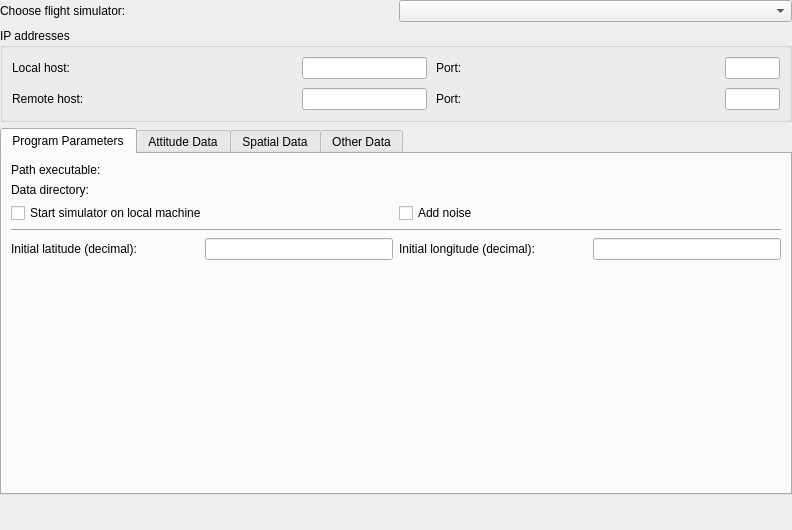
<?xml version="1.0" encoding="UTF-8"?>
<ui version="4.0">
 <class>HITLOptionsPage</class>
 <widget class="QWidget" name="HITLOptionsPage">
  <property name="geometry">
   <rect>
    <x>0</x>
    <y>0</y>
    <width>792</width>
    <height>530</height>
   </rect>
  </property>
  <property name="sizePolicy">
   <sizepolicy hsizetype="Preferred" vsizetype="Preferred">
    <horstretch>0</horstretch>
    <verstretch>0</verstretch>
   </sizepolicy>
  </property>
  <property name="minimumSize">
   <size>
    <width>0</width>
    <height>0</height>
   </size>
  </property>
  <property name="windowTitle">
   <string>Form</string>
  </property>
  <layout class="QVBoxLayout" name="verticalLayout">
   <property name="spacing">
    <number>6</number>
   </property>
   <property name="sizeConstraint">
    <enum>QLayout::SetDefaultConstraint</enum>
   </property>
   <property name="margin">
    <number>0</number>
   </property>
   <item>
    <layout class="QHBoxLayout" name="horizontalLayout">
     <item>
      <widget class="QLabel" name="chooseFlightSimulatorLabel">
       <property name="text">
        <string>Choose flight simulator:</string>
       </property>
      </widget>
     </item>
     <item>
      <widget class="QComboBox" name="chooseFlightSimulator">
       <property name="sizePolicy">
        <sizepolicy hsizetype="Preferred" vsizetype="Fixed">
         <horstretch>0</horstretch>
         <verstretch>0</verstretch>
        </sizepolicy>
       </property>
      </widget>
     </item>
    </layout>
   </item>
   <item>
    <widget class="QGroupBox" name="groupBox_3">
     <property name="sizePolicy">
      <sizepolicy hsizetype="Preferred" vsizetype="Preferred">
       <horstretch>0</horstretch>
       <verstretch>0</verstretch>
      </sizepolicy>
     </property>
     <property name="minimumSize">
      <size>
       <width>0</width>
       <height>0</height>
      </size>
     </property>
     <property name="maximumSize">
      <size>
       <width>16777215</width>
       <height>16777215</height>
      </size>
     </property>
     <property name="title">
      <string>IP addresses</string>
     </property>
     <layout class="QVBoxLayout" name="verticalLayout_10">
      <property name="spacing">
       <number>9</number>
      </property>
      <item>
       <layout class="QHBoxLayout" name="horizontalLayout_7">
        <item>
         <widget class="QLabel" name="label_6">
          <property name="text">
           <string>Local host:    </string>
          </property>
         </widget>
        </item>
        <item>
         <widget class="QLineEdit" name="hostAddress">
          <property name="sizePolicy">
           <sizepolicy hsizetype="Fixed" vsizetype="Fixed">
            <horstretch>0</horstretch>
            <verstretch>0</verstretch>
           </sizepolicy>
          </property>
          <property name="maximumSize">
           <size>
            <width>125</width>
            <height>16777215</height>
           </size>
          </property>
          <property name="toolTip">
           <string>For communication with sim computer via network. Should be the IP address of one of the interfaces of the GCS computer.</string>
          </property>
          <property name="text">
           <string/>
          </property>
          <property name="alignment">
           <set>Qt::AlignRight|Qt::AlignTrailing|Qt::AlignVCenter</set>
          </property>
         </widget>
        </item>
        <item>
         <widget class="QLabel" name="label_5">
          <property name="text">
           <string>Port:</string>
          </property>
         </widget>
        </item>
        <item>
         <widget class="QLineEdit" name="inputPort">
          <property name="sizePolicy">
           <sizepolicy hsizetype="Fixed" vsizetype="Fixed">
            <horstretch>0</horstretch>
            <verstretch>0</verstretch>
           </sizepolicy>
          </property>
          <property name="maximumSize">
           <size>
            <width>55</width>
            <height>16777215</height>
           </size>
          </property>
          <property name="toolTip">
           <string>IP port for receiving data from sim</string>
          </property>
          <property name="text">
           <string/>
          </property>
          <property name="alignment">
           <set>Qt::AlignRight|Qt::AlignTrailing|Qt::AlignVCenter</set>
          </property>
         </widget>
        </item>
       </layout>
      </item>
      <item>
       <layout class="QHBoxLayout" name="horizontalLayout_8">
        <item>
         <widget class="QLabel" name="label_9">
          <property name="text">
           <string>Remote host:</string>
          </property>
         </widget>
        </item>
        <item>
         <widget class="QLineEdit" name="remoteAddress">
          <property name="sizePolicy">
           <sizepolicy hsizetype="Fixed" vsizetype="Fixed">
            <horstretch>0</horstretch>
            <verstretch>0</verstretch>
           </sizepolicy>
          </property>
          <property name="maximumSize">
           <size>
            <width>125</width>
            <height>16777215</height>
           </size>
          </property>
          <property name="toolTip">
           <string>Only required if running simulator on remote machine. Should be the IP of the machine on which the simulator is running.</string>
          </property>
          <property name="alignment">
           <set>Qt::AlignRight|Qt::AlignTrailing|Qt::AlignVCenter</set>
          </property>
         </widget>
        </item>
        <item>
         <widget class="QLabel" name="label_4">
          <property name="text">
           <string>Port:</string>
          </property>
         </widget>
        </item>
        <item>
         <widget class="QLineEdit" name="outputPort">
          <property name="sizePolicy">
           <sizepolicy hsizetype="Fixed" vsizetype="Fixed">
            <horstretch>0</horstretch>
            <verstretch>0</verstretch>
           </sizepolicy>
          </property>
          <property name="maximumSize">
           <size>
            <width>55</width>
            <height>16777215</height>
           </size>
          </property>
          <property name="toolTip">
           <string>IP port for sending data to sim</string>
          </property>
          <property name="alignment">
           <set>Qt::AlignRight|Qt::AlignTrailing|Qt::AlignVCenter</set>
          </property>
         </widget>
        </item>
       </layout>
      </item>
     </layout>
    </widget>
   </item>
   <item>
    <widget class="QTabWidget" name="tabWidget">
     <property name="currentIndex">
      <number>0</number>
     </property>
     <widget class="QWidget" name="tab_1">
      <attribute name="title">
       <string>Program Parameters</string>
      </attribute>
      <layout class="QVBoxLayout" name="verticalLayout_11">
       <item>
        <layout class="QVBoxLayout" name="verticalLayout_12">
         <item>
          <layout class="QGridLayout" name="gridLayout_3">
           <property name="bottomMargin">
            <number>0</number>
           </property>
           <property name="verticalSpacing">
            <number>6</number>
           </property>
           <item row="0" column="0">
            <widget class="QLabel" name="label">
             <property name="sizePolicy">
              <sizepolicy hsizetype="Preferred" vsizetype="Preferred">
               <horstretch>0</horstretch>
               <verstretch>0</verstretch>
              </sizepolicy>
             </property>
             <property name="maximumSize">
              <size>
               <width>110</width>
               <height>16777215</height>
              </size>
             </property>
             <property name="text">
              <string>Path executable:</string>
             </property>
            </widget>
           </item>
           <item row="0" column="1">
            <widget class="Utils::PathChooser" name="executablePath" native="true">
             <property name="sizePolicy">
              <sizepolicy hsizetype="MinimumExpanding" vsizetype="Preferred">
               <horstretch>0</horstretch>
               <verstretch>0</verstretch>
              </sizepolicy>
             </property>
            </widget>
           </item>
           <item row="1" column="0">
            <widget class="QLabel" name="label_2">
             <property name="sizePolicy">
              <sizepolicy hsizetype="Preferred" vsizetype="Fixed">
               <horstretch>0</horstretch>
               <verstretch>0</verstretch>
              </sizepolicy>
             </property>
             <property name="maximumSize">
              <size>
               <width>16777215</width>
               <height>16777215</height>
              </size>
             </property>
             <property name="text">
              <string>Data directory:</string>
             </property>
            </widget>
           </item>
           <item row="1" column="1">
            <layout class="QHBoxLayout" name="horizontalLayout_11">
             <item>
              <widget class="Utils::PathChooser" name="dataPath" native="true">
               <property name="sizePolicy">
                <sizepolicy hsizetype="MinimumExpanding" vsizetype="Preferred">
                 <horstretch>0</horstretch>
                 <verstretch>0</verstretch>
                </sizepolicy>
               </property>
              </widget>
             </item>
            </layout>
           </item>
          </layout>
         </item>
         <item>
          <layout class="QHBoxLayout" name="horizontalLayout_13">
           <item>
            <widget class="QCheckBox" name="startSim">
             <property name="sizePolicy">
              <sizepolicy hsizetype="Preferred" vsizetype="Preferred">
               <horstretch>0</horstretch>
               <verstretch>0</verstretch>
              </sizepolicy>
             </property>
             <property name="toolTip">
              <string>Check this box to start the simulator on the local computer</string>
             </property>
             <property name="text">
              <string>Start simulator on local machine</string>
             </property>
            </widget>
           </item>
           <item>
            <widget class="QCheckBox" name="noiseCheckBox">
             <property name="sizePolicy">
              <sizepolicy hsizetype="Preferred" vsizetype="Preferred">
               <horstretch>0</horstretch>
               <verstretch>0</verstretch>
              </sizepolicy>
             </property>
             <property name="toolTip">
              <string>Add noise to sensor simulation</string>
             </property>
             <property name="text">
              <string>Add noise</string>
             </property>
            </widget>
           </item>
          </layout>
         </item>
         <item>
          <widget class="Line" name="line">
           <property name="orientation">
            <enum>Qt::Horizontal</enum>
           </property>
          </widget>
         </item>
         <item>
          <layout class="QHBoxLayout" name="horizontalLayout_12">
           <property name="margin">
            <number>0</number>
           </property>
           <item>
            <widget class="QLabel" name="label_13">
             <property name="text">
              <string>Initial latitude (decimal):</string>
             </property>
            </widget>
           </item>
           <item>
            <widget class="QLineEdit" name="latitude">
             <property name="sizePolicy">
              <sizepolicy hsizetype="Preferred" vsizetype="Preferred">
               <horstretch>0</horstretch>
               <verstretch>0</verstretch>
              </sizepolicy>
             </property>
             <property name="maximumSize">
              <size>
               <width>16777215</width>
               <height>16777215</height>
              </size>
             </property>
             <property name="text">
              <string/>
             </property>
             <property name="alignment">
              <set>Qt::AlignRight|Qt::AlignTrailing|Qt::AlignVCenter</set>
             </property>
            </widget>
           </item>
           <item>
            <widget class="QLabel" name="label_14">
             <property name="text">
              <string>Initial longitude (decimal):</string>
             </property>
            </widget>
           </item>
           <item>
            <widget class="QLineEdit" name="longitude">
             <property name="sizePolicy">
              <sizepolicy hsizetype="Preferred" vsizetype="Preferred">
               <horstretch>0</horstretch>
               <verstretch>0</verstretch>
              </sizepolicy>
             </property>
             <property name="maximumSize">
              <size>
               <width>16777215</width>
               <height>16777215</height>
              </size>
             </property>
             <property name="text">
              <string/>
             </property>
             <property name="alignment">
              <set>Qt::AlignRight|Qt::AlignTrailing|Qt::AlignVCenter</set>
             </property>
            </widget>
           </item>
          </layout>
         </item>
        </layout>
       </item>
       <item>
        <spacer name="verticalSpacer_3">
         <property name="orientation">
          <enum>Qt::Vertical</enum>
         </property>
         <property name="sizeHint" stdset="0">
          <size>
           <width>20</width>
           <height>40</height>
          </size>
         </property>
        </spacer>
       </item>
      </layout>
     </widget>
     <widget class="QWidget" name="tab_2">
      <attribute name="title">
       <string>Attitude Data</string>
      </attribute>
      <layout class="QVBoxLayout" name="verticalLayout_14">
       <item>
        <layout class="QVBoxLayout" name="verticalLayout_13">
         <property name="bottomMargin">
          <number>0</number>
         </property>
         <item>
          <widget class="QGroupBox" name="attRawCheckbox">
           <property name="enabled">
            <bool>true</bool>
           </property>
           <property name="title">
            <string>AttitudeRaw (gyro, accels)</string>
           </property>
           <property name="flat">
            <bool>true</bool>
           </property>
           <property name="checkable">
            <bool>true</bool>
           </property>
           <property name="checked">
            <bool>false</bool>
           </property>
           <layout class="QHBoxLayout" name="horizontalLayout_4">
            <property name="spacing">
             <number>6</number>
            </property>
            <property name="topMargin">
             <number>9</number>
            </property>
            <property name="rightMargin">
             <number>9</number>
            </property>
            <property name="bottomMargin">
             <number>9</number>
            </property>
            <item>
             <widget class="QLabel" name="label_8">
              <property name="sizePolicy">
               <sizepolicy hsizetype="Preferred" vsizetype="Fixed">
                <horstretch>0</horstretch>
                <verstretch>0</verstretch>
               </sizepolicy>
              </property>
              <property name="text">
               <string>Refresh rate:</string>
              </property>
             </widget>
            </item>
            <item>
             <widget class="QSpinBox" name="attRawRateSpinbox">
              <property name="enabled">
               <bool>true</bool>
              </property>
              <property name="sizePolicy">
               <sizepolicy hsizetype="Preferred" vsizetype="Fixed">
                <horstretch>0</horstretch>
                <verstretch>0</verstretch>
               </sizepolicy>
              </property>
              <property name="toolTip">
               <string>0 - update once, or every N seconds</string>
              </property>
              <property name="suffix">
               <string>ms</string>
              </property>
              <property name="minimum">
               <number>10</number>
              </property>
              <property name="maximum">
               <number>100</number>
              </property>
              <property name="value">
               <number>20</number>
              </property>
             </widget>
            </item>
           </layout>
          </widget>
         </item>
         <item>
          <widget class="QGroupBox" name="attActualCheckbox">
           <property name="enabled">
            <bool>true</bool>
           </property>
           <property name="title">
            <string>AttitudeActual</string>
           </property>
           <property name="flat">
            <bool>true</bool>
           </property>
           <property name="checkable">
            <bool>true</bool>
           </property>
           <property name="checked">
            <bool>true</bool>
           </property>
           <layout class="QVBoxLayout" name="verticalLayout_4">
            <property name="spacing">
             <number>6</number>
            </property>
            <property name="topMargin">
             <number>9</number>
            </property>
            <property name="rightMargin">
             <number>9</number>
            </property>
            <property name="bottomMargin">
             <number>9</number>
            </property>
            <item>
             <widget class="QRadioButton" name="attActSim">
              <property name="font">
               <font>
                <weight>75</weight>
                <bold>true</bold>
               </font>
              </property>
              <property name="toolTip">
               <string/>
              </property>
              <property name="text">
               <string>use values from simulator</string>
              </property>
              <property name="checked">
               <bool>true</bool>
              </property>
             </widget>
            </item>
            <item>
             <widget class="QRadioButton" name="attActHW">
              <property name="text">
               <string>send simulated inertial data to board</string>
              </property>
             </widget>
            </item>
            <item>
             <widget class="QRadioButton" name="attActCalc">
              <property name="toolTip">
               <string/>
              </property>
              <property name="text">
               <string>calculate from simulated sensor data</string>
              </property>
             </widget>
            </item>
           </layout>
          </widget>
         </item>
         <item>
          <spacer name="verticalSpacer">
           <property name="orientation">
            <enum>Qt::Vertical</enum>
           </property>
           <property name="sizeHint" stdset="0">
            <size>
             <width>20</width>
             <height>40</height>
            </size>
           </property>
          </spacer>
         </item>
        </layout>
       </item>
      </layout>
     </widget>
     <widget class="QWidget" name="tab_3">
      <attribute name="title">
       <string>Spatial Data</string>
      </attribute>
      <layout class="QVBoxLayout" name="verticalLayout_16">
       <item>
        <layout class="QVBoxLayout" name="verticalLayout_15">
         <property name="bottomMargin">
          <number>0</number>
         </property>
         <item>
          <widget class="QGroupBox" name="groundTruthCheckbox">
           <property name="title">
            <string>Ground truth position and velocity</string>
           </property>
           <property name="flat">
            <bool>true</bool>
           </property>
           <property name="checkable">
            <bool>true</bool>
           </property>
           <property name="checked">
            <bool>true</bool>
           </property>
           <layout class="QHBoxLayout" name="horizontalLayout_2">
            <property name="spacing">
             <number>6</number>
            </property>
            <property name="topMargin">
             <number>9</number>
            </property>
            <property name="rightMargin">
             <number>9</number>
            </property>
            <property name="bottomMargin">
             <number>9</number>
            </property>
            <item>
             <widget class="QLabel" name="label_7">
              <property name="text">
               <string>Refresh rate:</string>
              </property>
             </widget>
            </item>
            <item>
             <widget class="QSpinBox" name="groundTruthRateSpinbox">
              <property name="enabled">
               <bool>true</bool>
              </property>
              <property name="toolTip">
               <string>0 - update once, or every N seconds</string>
              </property>
              <property name="suffix">
               <string>ms</string>
              </property>
              <property name="minimum">
               <number>1</number>
              </property>
              <property name="maximum">
               <number>5000</number>
              </property>
              <property name="singleStep">
               <number>100</number>
              </property>
              <property name="value">
               <number>100</number>
              </property>
             </widget>
            </item>
           </layout>
          </widget>
         </item>
         <item>
          <widget class="QGroupBox" name="gpsPositionCheckbox">
           <property name="title">
            <string>GPS data</string>
           </property>
           <property name="flat">
            <bool>true</bool>
           </property>
           <property name="checkable">
            <bool>true</bool>
           </property>
           <property name="checked">
            <bool>false</bool>
           </property>
           <layout class="QHBoxLayout" name="horizontalLayout_5">
            <property name="spacing">
             <number>6</number>
            </property>
            <property name="topMargin">
             <number>9</number>
            </property>
            <property name="rightMargin">
             <number>9</number>
            </property>
            <property name="bottomMargin">
             <number>9</number>
            </property>
            <item>
             <widget class="QLabel" name="label_10">
              <property name="enabled">
               <bool>true</bool>
              </property>
              <property name="text">
               <string>Refresh rate:</string>
              </property>
             </widget>
            </item>
            <item>
             <widget class="QSpinBox" name="gpsPosRateSpinbox">
              <property name="enabled">
               <bool>true</bool>
              </property>
              <property name="toolTip">
               <string>0 - update once, or every N seconds</string>
              </property>
              <property name="suffix">
               <string>ms</string>
              </property>
              <property name="minimum">
               <number>1</number>
              </property>
              <property name="maximum">
               <number>5000</number>
              </property>
              <property name="singleStep">
               <number>100</number>
              </property>
              <property name="value">
               <number>100</number>
              </property>
             </widget>
            </item>
           </layout>
          </widget>
         </item>
         <item>
          <spacer name="verticalSpacer_2">
           <property name="orientation">
            <enum>Qt::Vertical</enum>
           </property>
           <property name="sizeHint" stdset="0">
            <size>
             <width>20</width>
             <height>40</height>
            </size>
           </property>
          </spacer>
         </item>
        </layout>
       </item>
      </layout>
     </widget>
     <widget class="QWidget" name="tab_4">
      <attribute name="title">
       <string>Other Data</string>
      </attribute>
      <layout class="QVBoxLayout" name="verticalLayout_9">
       <item>
        <layout class="QVBoxLayout" name="verticalLayout_2">
         <property name="bottomMargin">
          <number>0</number>
         </property>
         <item>
          <widget class="QGroupBox" name="airspeedActualCheckbox">
           <property name="minimumSize">
            <size>
             <width>0</width>
             <height>0</height>
            </size>
           </property>
           <property name="title">
            <string>AirspeedActual</string>
           </property>
           <property name="flat">
            <bool>true</bool>
           </property>
           <property name="checkable">
            <bool>true</bool>
           </property>
           <layout class="QHBoxLayout" name="horizontalLayout_9">
            <property name="spacing">
             <number>6</number>
            </property>
            <item>
             <widget class="QLabel" name="label_15">
              <property name="text">
               <string>Refresh rate:</string>
              </property>
             </widget>
            </item>
            <item>
             <widget class="QSpinBox" name="airspeedRateSpinbox">
              <property name="toolTip">
               <string>0 - update once, or every N seconds</string>
              </property>
              <property name="suffix">
               <string>ms</string>
              </property>
              <property name="maximum">
               <number>5000</number>
              </property>
              <property name="value">
               <number>100</number>
              </property>
             </widget>
            </item>
           </layout>
          </widget>
         </item>
         <item>
          <widget class="QGroupBox" name="baroAltitudeCheckbox">
           <property name="enabled">
            <bool>false</bool>
           </property>
           <property name="title">
            <string>BaroAltitude</string>
           </property>
           <property name="flat">
            <bool>true</bool>
           </property>
           <property name="checkable">
            <bool>true</bool>
           </property>
           <property name="checked">
            <bool>false</bool>
           </property>
           <layout class="QVBoxLayout" name="verticalLayout_6">
            <property name="spacing">
             <number>6</number>
            </property>
            <property name="margin">
             <number>9</number>
            </property>
            <item>
             <layout class="QGridLayout" name="gridLayout_2">
              <item row="0" column="0">
               <widget class="QLabel" name="label_11">
                <property name="text">
                 <string>Range detection:</string>
                </property>
               </widget>
              </item>
              <item row="0" column="1">
               <widget class="QSpinBox" name="sonarMaxAlt">
                <property name="suffix">
                 <string>m</string>
                </property>
                <property name="minimum">
                 <number>1</number>
                </property>
                <property name="maximum">
                 <number>10</number>
                </property>
                <property name="value">
                 <number>5</number>
                </property>
               </widget>
              </item>
              <item row="1" column="0">
               <widget class="QLabel" name="label_12">
                <property name="text">
                 <string>Refresh rate:</string>
                </property>
               </widget>
              </item>
              <item row="1" column="1">
               <widget class="QSpinBox" name="baroAltRateSpinbox">
                <property name="toolTip">
                 <string>0 - update once, or every N seconds</string>
                </property>
                <property name="suffix">
                 <string>ms</string>
                </property>
                <property name="minimum">
                 <number>20</number>
                </property>
                <property name="maximum">
                 <number>2000</number>
                </property>
                <property name="singleStep">
                 <number>10</number>
                </property>
                <property name="value">
                 <number>250</number>
                </property>
               </widget>
              </item>
             </layout>
            </item>
           </layout>
          </widget>
         </item>
         <item>
          <widget class="QGroupBox" name="inputCommandCheckbox">
           <property name="enabled">
            <bool>true</bool>
           </property>
           <property name="title">
            <string>Map transmitter commands...</string>
           </property>
           <property name="flat">
            <bool>true</bool>
           </property>
           <property name="checkable">
            <bool>true</bool>
           </property>
           <property name="checked">
            <bool>true</bool>
           </property>
           <layout class="QVBoxLayout" name="verticalLayout_5">
            <property name="spacing">
             <number>6</number>
            </property>
            <property name="topMargin">
             <number>9</number>
            </property>
            <property name="rightMargin">
             <number>9</number>
            </property>
            <property name="bottomMargin">
             <number>9</number>
            </property>
            <item>
             <widget class="QRadioButton" name="manualControlRadioButton">
              <property name="enabled">
               <bool>true</bool>
              </property>
              <property name="font">
               <font>
                <weight>75</weight>
                <bold>true</bold>
               </font>
              </property>
              <property name="text">
               <string>from hardware to simulator (via ManualCtrl)</string>
              </property>
              <property name="checked">
               <bool>true</bool>
              </property>
             </widget>
            </item>
            <item>
             <widget class="QRadioButton" name="gcsReceiverRadioButton">
              <property name="text">
               <string>from simulator to hardware (via GCSReceiver)</string>
              </property>
              <property name="checked">
               <bool>false</bool>
              </property>
             </widget>
            </item>
           </layout>
          </widget>
         </item>
         <item>
          <layout class="QHBoxLayout" name="horizontalLayout_6">
           <property name="spacing">
            <number>6</number>
           </property>
           <item>
            <widget class="QLabel" name="label_3">
             <property name="text">
              <string>Maximum GCS to hardware output rate:</string>
             </property>
            </widget>
           </item>
           <item>
            <widget class="QSpinBox" name="minOutputPeriodSpinbox">
             <property name="enabled">
              <bool>true</bool>
             </property>
             <property name="toolTip">
              <string>Set the maximum rate at which GCS sends simulator data to the hardware</string>
             </property>
             <property name="suffix">
              <string>ms</string>
             </property>
             <property name="minimum">
              <number>10</number>
             </property>
             <property name="maximum">
              <number>500</number>
             </property>
             <property name="singleStep">
              <number>5</number>
             </property>
             <property name="value">
              <number>100</number>
             </property>
            </widget>
           </item>
          </layout>
         </item>
         <item>
          <spacer name="verticalSpacer_4">
           <property name="orientation">
            <enum>Qt::Vertical</enum>
           </property>
           <property name="sizeHint" stdset="0">
            <size>
             <width>20</width>
             <height>40</height>
            </size>
           </property>
          </spacer>
         </item>
        </layout>
       </item>
      </layout>
     </widget>
    </widget>
   </item>
   <item>
    <spacer name="verticalSpacer_5">
     <property name="orientation">
      <enum>Qt::Vertical</enum>
     </property>
     <property name="sizeType">
      <enum>QSizePolicy::Expanding</enum>
     </property>
     <property name="sizeHint" stdset="0">
      <size>
       <width>20</width>
       <height>40</height>
      </size>
     </property>
    </spacer>
   </item>
  </layout>
 </widget>
 <customwidgets>
  <customwidget>
   <class>Utils::PathChooser</class>
   <extends>QWidget</extends>
   <header>utils/pathchooser.h</header>
   <container>1</container>
  </customwidget>
 </customwidgets>
 <tabstops>
  <tabstop>chooseFlightSimulator</tabstop>
  <tabstop>hostAddress</tabstop>
  <tabstop>inputPort</tabstop>
  <tabstop>remoteAddress</tabstop>
  <tabstop>outputPort</tabstop>
 </tabstops>
 <resources/>
 <connections/>
</ui>
